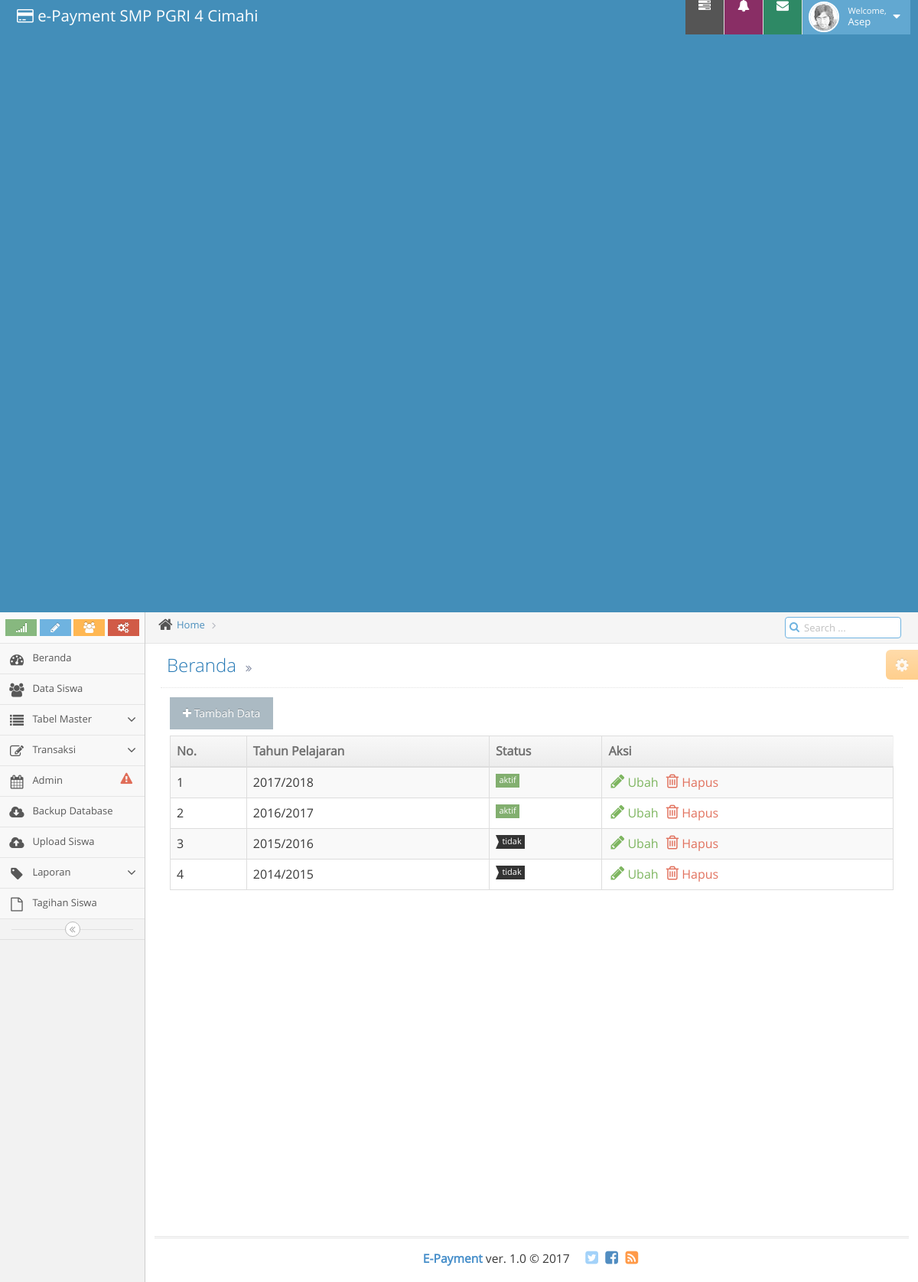
Page /?page=ajaran on the committed database.
### tables this page shows
CREATE TABLE `th_ajaran` (
  `id_tahun` int(12) NOT NULL,
  `th_ajaran` varchar(12) NOT NULL,
  `ket` varchar(12) NOT NULL,
  `status` char(12) NOT NULL
);

### fungsi/model.php (called while the page is built, shortened)
<?php
class CRUD {
public $mysqli;
	public function __construct(){
		$this->mysqli = new mysqli(HOST,USER,PASS,DB);
	}
		public function select($table, $where = null, $order = null){
			$sql = "SELECT * FROM $table";
			$select = $this->mysqli->query("$sql") or die($this->mysqli->error);
			return $select;
		}
}
$exe= new CRUD();

### modul/modul_ajaran/view.php (the view, shortened to what this page needs)
<div class="col-xs-12">
	<a href="?page=form_ajaran" class="btn"><i class="fa fa-plus"></i> Tambah Data</a>
</div>
<div class="row"></div>
<div class="clearfix">
</div>
<div class="col-xs-12">
	<div class="table-responsive">
		<table id="dynamic-table" class="table table-striped table-bordered table-hover dua-kolom">
			<thead>
				<tr>
					<th class="no-table">No.</th>
					<th>Tahun Pelajaran</th>
					<th>Status</th>
					<th>Aksi</th>
				</tr>
			</thead>
			<tbody>
				<?php
					$no = 1;
					$query = $exe->select("th_ajaran","","");
					if ($query->num_rows > 0 ) {
						foreach ($query as $data) {
							$robih=$data['status']=="tidak" ? "label label-sm label-inverse arrowed-in" : "label label-sm label-success";
							echo "
								<tr>
									<td>$no</td>
									<td>$data[th_ajaran]</td>
									<td>
									<span class='$robih'>$data[status]</span>
									</td>
									";
								?>
									<td>
									<div class="action-buttons">
										<a href="?page=edit_ajaran&id=<?php echo $data['id_tahun']; ?>&act=edit" class="green"><i class="ace-icon fa fa-pencil bigger-130"></i> Ubah</a>
										<a href="?page=edit_ajaran&id=<?php echo $data['id_tahun']; ?>&act=hapus" class="red konfirmasi"><i class="ace-icon fa fa-trash-o bigger-130"></i> Hapus</a>
									</div>
									</td>
								</tr>
								<?php
							$no++;
						}
					} else {
						echo "<div class='alert alert-warning center'><i class='fa fa-warning'></i> Tidak Ditemukan Data</div>";
					}
				?>
			</tbody>
		</table>
	</div>
</div>

### rows in the picture
th_ajaran: th_ajaran "2017/2018", status "aktif"
th_ajaran: th_ajaran "2016/2017", status "aktif"
th_ajaran: th_ajaran "2015/2016", status "tidak"
th_ajaran: th_ajaran "2014/2015", status "tidak"
